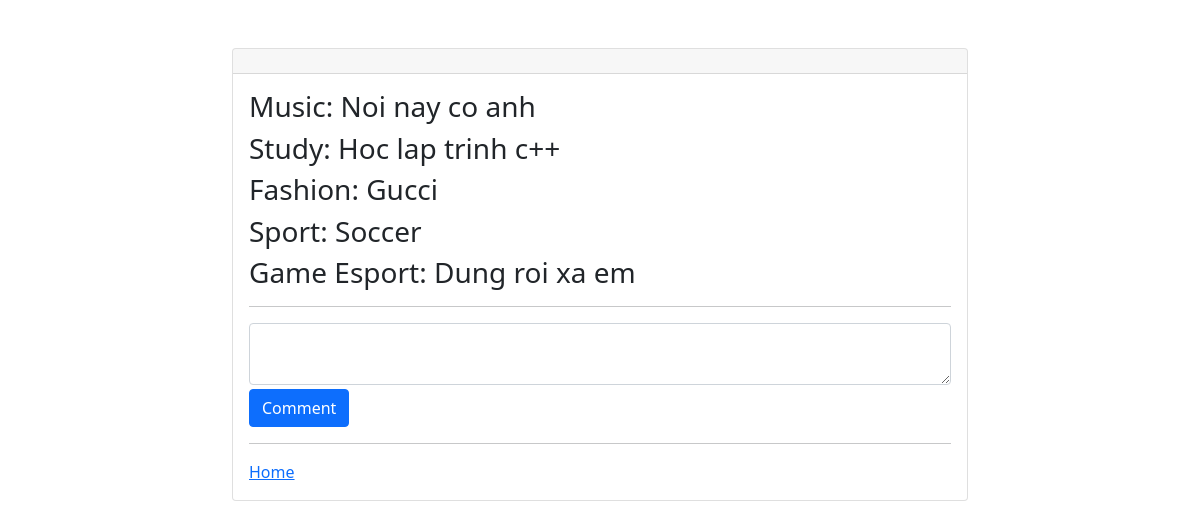
The page /Nam/blogcomment.php on the database its author committed.
### tables this page shows
CREATE TABLE `post` (
  `id` int(11) NOT NULL AUTO_INCREMENT,
  `description` varchar(255) NOT NULL,
  `file` text NOT NULL,
  `type` varchar(50) NOT NULL,
  `Date` timestamp NOT NULL DEFAULT current_timestamp() ON UPDATE current_timestamp(),
  `Link` varchar(255) NOT NULL,
  PRIMARY KEY (`id`)
);

### Nam/blogcomment.php (the view, shortened to what this page needs)
<?php
$con = mysqli_connect('localhost','root','','user');
?>
<!DOCTYPE html>
<html lang="en">
<head>
    <link href="https://cdn.jsdelivr.net/npm/bootstrap@5.1.3/dist/css/bootstrap.min.css" rel="stylesheet">
</head>
<body>
<div class="py-5">
        <div class="container">
            <div class="row justify-content-center">
                <div class="col-md-8">
                    <div class="card">
                        <div class="card-header">
                        </div>
                        <div class="card-body">
                            <h3><?php
                            $row=1;
                            $form=0;
                            $sql="SELECT * FROM post LIMIT $form,$row";
                            $result=$con->query($sql);
                            while($row=$result->fetch_assoc()){
                            echo $row['type'].": ";
                            echo $row['description'];
                            }?></h3>
                            <h3><?php
                            $row=1;
                            $form=1;
                            $sql="SELECT * FROM post LIMIT $form,$row";
                            $result=$con->query($sql);
                            while($row=$result->fetch_assoc()){
                            echo $row['type'].": ";
                            echo $row['description'];
                            }?></h3>
<h3><?php
                            $row=1;
                            $form=2;
                            $sql="SELECT * FROM post LIMIT $form,$row";
                            $result=$con->query($sql);
                            while($row=$result->fetch_assoc()){
                            echo $row['type'].": ";
                            echo $row['description'];
                            }?></h3>
<h3><?php
                            $row=1;
                            $form=3;
                            $sql="SELECT * FROM post LIMIT $form,$row";
                            $result=$con->query($sql);
                            while($row=$result->fetch_assoc()){
                            echo $row['type'].": ";
                            echo $row['description'];
                            }?></h3>
<h3><?php
                            $row=1;
                            $form=4;
                            $sql="SELECT * FROM post LIMIT $form,$row";
                            $result=$con->query($sql);
                            while($row=$result->fetch_assoc()){
                            echo $row['type'].": ";
                            echo $row['description'];
                            }?></h3>
                        <hr>
                            <div class="main-comment">
                                <textarea class="comment_textbox form-control mb-1" rows="2"></textarea>
                                <button type="button" class="btn btn-primary add_comment_btn">Comment</button>
                                <hr>
                            </div>
                            <td><a href="Home.php">Home</td>
                        </div>
                    </div>
                </div>
            </div>
        </div>
    </div>
</body>
</html>
</body>
</html>

### rows shown on the page
post: type "Music", description "Noi nay co anh"
post: type "Study", description "Hoc lap trinh c++"
post: type "Fashion", description "Gucci"
post: type "Sport", description "Soccer"
post: type "Game Esport", description "Dung roi xa em"
